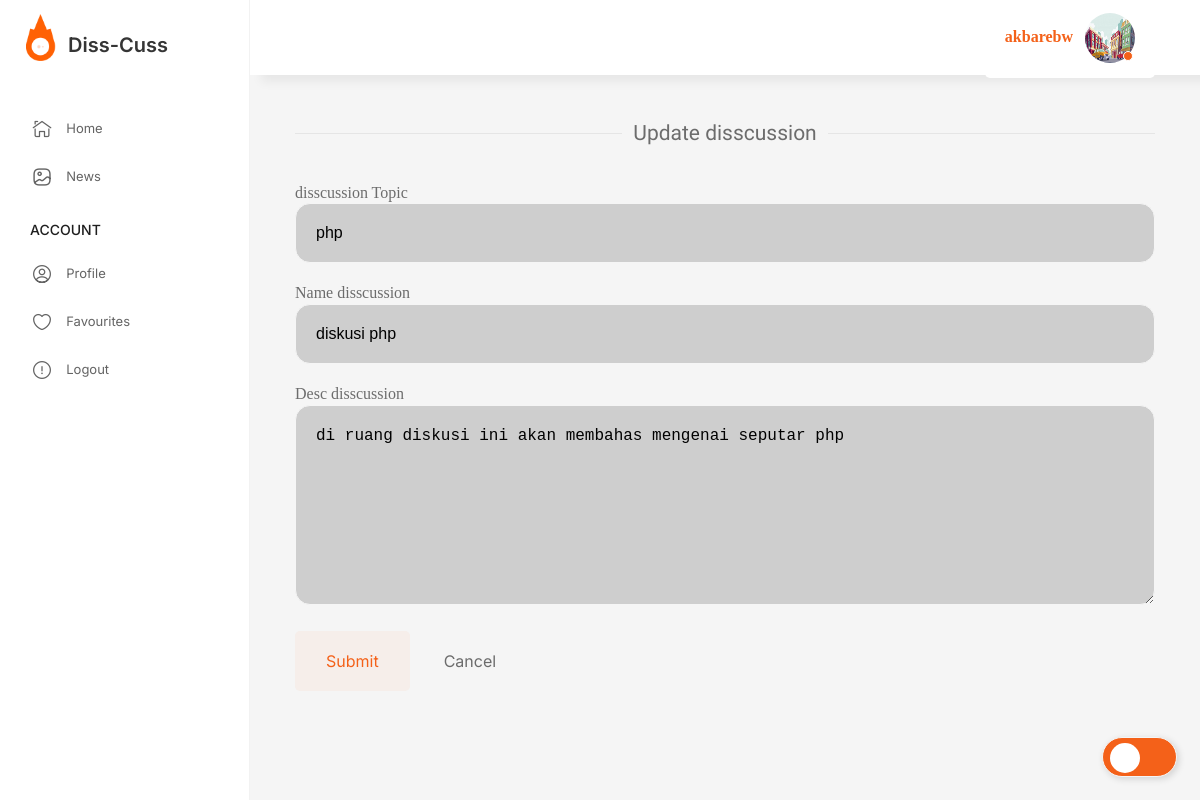
The app's page /update-room/4 (signed in) with its own data.
### base/models.py (models this page shows, shortened)
class User(AbstractUser):
    name = models.CharField(max_length=200, null=True)
    email = models.EmailField(unique=True, null=True)
    bio = models.TextField(null=True)
    avatar = models.ImageField(null=True, default="foto.jpg")
    USERNAME_FIELD = 'email'
    REQUIRED_FIELDS = ['username']

class Room(models.Model):
    host = models.ForeignKey(User, on_delete=models.SET_NULL, null=True)
    topic = models.ForeignKey(Topic, on_delete=models.SET_NULL, null=True)
    name = models.CharField(max_length=200)
    description = models.TextField(null=True, blank=True)
    participants = models.ManyToManyField(User, related_name='participants', blank=True)
    updated = models.DateTimeField(auto_now=True)
    created = models.DateTimeField(auto_now_add=True)
    class Meta:
        ordering = ['-updated', '-created']

class Topic(models.Model):
    name = models.CharField(max_length=200)

### base/views.py (the view, shortened to what this page needs)
# urls.py: path('update-room/<str:pk>', views.updateRoom, name="update-room"),
@login_required(login_url='/login')
def updateRoom(request, pk):
    room = Room.objects.get(id=pk)
    form = RoomForm(instance=room)
    topics = Topic.objects.all()
    if request.user != room.host:
        return HttpResponse('your are not allowed here!')
    context = {'form': form, 'topics': topics, 'room':room}
    return render(request, 'base/pages/room/room_form.html', context)

### base/forms.py
class RoomForm(ModelForm):
    class Meta:
        model = Room
        fields = '__all__'
        exclude = ['host', 'participants']

### base/templates/base/pages/room/room_form.html (shortened to what this page needs)
{% extends 'main.html' %}
{% load static %}
{% block content %}
    <main class="page-main">
        <div class="uk-width-3-3@l">
            <div class="form-login__box">
            {% if room.id %}
                <div class="uk-heading-line uk-text-center">
                    <span>Update disscussion</span>
                </div>
            {% else %}
                <div class="uk-heading-line uk-text-center">
                    <span>Create disscussion</span>
                </div>
            {% endif %}
                <form class="form" action="#" method="POST">
                    <div class="uk-margin">
                        <label>disscussion Topic</label>
                            <input required type="text" name="topic" value="{{ room.topic.name }}" list="topic-list">
                    </div>
                    <div class="uk-margin">
                        <label>Name disscussion</label>
                        {{ form.name }}
                    </div>
                    <div class="uk-margin">
                        <label>Desc disscussion</label>
                        {{ form.description }}
                    </div>
                    <div class="uk-margin">
                        <button class="uk-button uk-button-danger" type="submit"
                        >Submit</button
                        >
                        <a class="uk-button btn-danger" href="{% url 'home' %}"
                        >Cancel</a
                        >
                    </div>
                </form>
            </div>
        </div>
    </main>
{% endblock %}

### templates/main.html (shortened to what this page needs)
<!DOCTYPE html>
{% load static %}
<html lang="en">
<head>
    <link rel="stylesheet" href="{% static 'assets/css/libs.min.css' %}"/>
    <link rel="stylesheet" href="{% static 'assets/css/main.css' %}"/>
</head>
<body class="page-chats">
<input id="toggle" type="checkbox"/>
<div class="page-wrapper">
    <header class="page-header">
        <div class="page-header__inner">
            <div class="page-header__sidebar">
                <div class="page-header__logo">
                    <img src="{% static 'assets/img/logo.png' %}" alt="logo"/><span
                        class="page-header__logo_text"
                >Diss-Cuss</span
                >
                </div>
            </div>
            <div class="page-header__content">
                {% if request.user.is_authenticated %}
                    <div class="user-item --active">
                        <div class="page-header__action">
                            <a href="{% url 'user-profile' user.id %}">{{ request.user.username }}</a>
                        </div>&nbsp;&nbsp;&nbsp;
                        <div class="user-item__avatar">
                            <a href="{% url 'user-profile' user.id %}"><img src="{{request.user.avatar.url}}"
                                                                            alt="user"/></a>
                        </div>
                    </div>
                {% else %}
                    <div class="page-header__action">
                        <a href="{% url 'login' %}">Login</a>
                    </div>
                {% endif %}
            </div>
    </header>
    <div class="page-content">
        <aside class="sidebar is-show" id="sidebar">
            <div class="sidebar-box">
                <ul class="uk-nav">
                    {% if request.user.is_authenticated %}
                        <li>
                            <a href="{% url 'home' %}"><i class="ico_home"></i><span>Home</span></a>
                        </li>
                        <li>
                            <a href="{% url 'news' %}"><i class="ico_gallery"></i><span>News</span></a>
                        </li>
                        <li class="uk-nav-header">Account</li>
                        <li>
                            <a href="{% url 'user-profile' user.id %}"
                            ><i class="ico_profile"></i><span>Profile</span></a
                            >
                        </li>
                        <li>
                            <a href="{% url 'bookmarked_items' %}"
                            ><i class="ico_favourites"></i><span>Favourites</span></a
                            >
                        </li>
                        <li>
                            <a href="{% url 'logout' %}"
                            ><i class="ico_report"></i><span>Logout</span></a
                            >
                        </li>
                    {% endif %}
                </ul>
            </div>
        </aside>
        {% block content %}
        {% endblock %}
    </div>
</body>
</html>

### records on screen
User: user.username "akbarebw", user.avatar (picture)
Room: topic "php", name "diskusi php", description "di ruang diskusi ini akan membahas mengenai seputar php"
